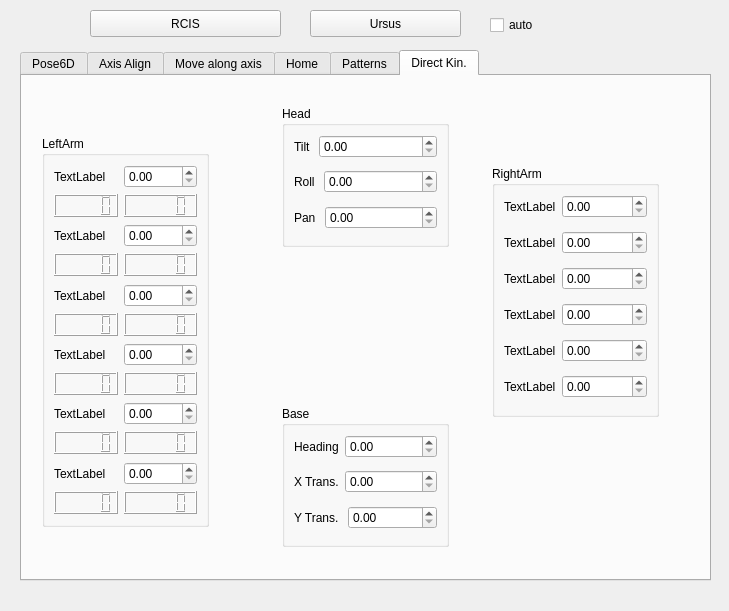
<?xml version="1.0" encoding="UTF-8"?>
<ui version="4.0">
 <class>Form</class>
 <widget class="QWidget" name="Form">
  <property name="geometry">
   <rect>
    <x>0</x>
    <y>0</y>
    <width>729</width>
    <height>611</height>
   </rect>
  </property>
  <property name="windowTitle">
   <string>BIK Tester</string>
  </property>
  <widget class="QTabWidget" name="tabWidget">
   <property name="geometry">
    <rect>
     <x>20</x>
     <y>50</y>
     <width>691</width>
     <height>531</height>
    </rect>
   </property>
   <property name="currentIndex">
    <number>5</number>
   </property>
   <widget class="QWidget" name="pose6d">
    <attribute name="title">
     <string>Pose6D</string>
    </attribute>
    <widget class="QGroupBox" name="groupBox">
     <property name="geometry">
      <rect>
       <x>30</x>
       <y>20</y>
       <width>271</width>
       <height>161</height>
      </rect>
     </property>
     <property name="autoFillBackground">
      <bool>true</bool>
     </property>
     <property name="styleSheet">
      <string notr="true"/>
     </property>
     <property name="title">
      <string>Pose</string>
     </property>
     <property name="flat">
      <bool>true</bool>
     </property>
     <widget class="QLabel" name="label_2">
      <property name="geometry">
       <rect>
        <x>20</x>
        <y>30</y>
        <width>121</width>
        <height>17</height>
       </rect>
      </property>
      <property name="text">
       <string>Traslaciones:</string>
      </property>
     </widget>
     <widget class="QLabel" name="label_3">
      <property name="geometry">
       <rect>
        <x>150</x>
        <y>30</y>
        <width>121</width>
        <height>17</height>
       </rect>
      </property>
      <property name="text">
       <string>Rotaciones:</string>
      </property>
     </widget>
     <widget class="Line" name="line">
      <property name="geometry">
       <rect>
        <x>130</x>
        <y>30</y>
        <width>16</width>
        <height>121</height>
       </rect>
      </property>
      <property name="orientation">
       <enum>Qt::Vertical</enum>
      </property>
     </widget>
     <widget class="QSpinBox" name="poseTx">
      <property name="geometry">
       <rect>
        <x>20</x>
        <y>60</y>
        <width>81</width>
        <height>27</height>
       </rect>
      </property>
      <property name="minimum">
       <number>-5000</number>
      </property>
      <property name="maximum">
       <number>5000</number>
      </property>
     </widget>
     <widget class="QSpinBox" name="poseTy">
      <property name="geometry">
       <rect>
        <x>20</x>
        <y>90</y>
        <width>81</width>
        <height>27</height>
       </rect>
      </property>
      <property name="minimum">
       <number>-5000</number>
      </property>
      <property name="maximum">
       <number>5000</number>
      </property>
      <property name="value">
       <number>1000</number>
      </property>
     </widget>
     <widget class="QSpinBox" name="poseTz">
      <property name="geometry">
       <rect>
        <x>20</x>
        <y>120</y>
        <width>81</width>
        <height>27</height>
       </rect>
      </property>
      <property name="minimum">
       <number>-5000</number>
      </property>
      <property name="maximum">
       <number>5000</number>
      </property>
      <property name="value">
       <number>200</number>
      </property>
     </widget>
     <widget class="QDoubleSpinBox" name="poseRx">
      <property name="geometry">
       <rect>
        <x>150</x>
        <y>60</y>
        <width>81</width>
        <height>27</height>
       </rect>
      </property>
      <property name="minimum">
       <double>-3.150000000000000</double>
      </property>
      <property name="maximum">
       <double>3.150000000000000</double>
      </property>
      <property name="singleStep">
       <double>5.000000000000000</double>
      </property>
     </widget>
     <widget class="QDoubleSpinBox" name="poseRy">
      <property name="geometry">
       <rect>
        <x>150</x>
        <y>90</y>
        <width>81</width>
        <height>27</height>
       </rect>
      </property>
      <property name="minimum">
       <double>-3.150000000000000</double>
      </property>
      <property name="maximum">
       <double>3.150000000000000</double>
      </property>
      <property name="singleStep">
       <double>0.050000000000000</double>
      </property>
      <property name="value">
       <double>-1.500000000000000</double>
      </property>
     </widget>
     <widget class="QDoubleSpinBox" name="poseRz">
      <property name="geometry">
       <rect>
        <x>150</x>
        <y>120</y>
        <width>81</width>
        <height>27</height>
       </rect>
      </property>
      <property name="minimum">
       <double>-3.150000000000000</double>
      </property>
      <property name="maximum">
       <double>3.150000000000000</double>
      </property>
      <property name="singleStep">
       <double>0.050000000000000</double>
      </property>
     </widget>
    </widget>
    <widget class="QGroupBox" name="typeGRoup_3">
     <property name="geometry">
      <rect>
       <x>30</x>
       <y>210</y>
       <width>191</width>
       <height>71</height>
      </rect>
     </property>
     <property name="title">
      <string>Part</string>
     </property>
     <property name="flat">
      <bool>true</bool>
     </property>
     <widget class="QComboBox" name="partBox">
      <property name="geometry">
       <rect>
        <x>20</x>
        <y>30</y>
        <width>161</width>
        <height>31</height>
       </rect>
      </property>
      <item>
       <property name="text">
        <string>LEFTARM</string>
       </property>
      </item>
      <item>
       <property name="text">
        <string>RIGHTARM</string>
       </property>
      </item>
      <item>
       <property name="text">
        <string>HEAD</string>
       </property>
      </item>
     </widget>
    </widget>
    <widget class="QGroupBox" name="MatrizPesosGroup">
     <property name="geometry">
      <rect>
       <x>370</x>
       <y>20</y>
       <width>171</width>
       <height>161</height>
      </rect>
     </property>
     <property name="styleSheet">
      <string notr="true"/>
     </property>
     <property name="title">
      <string>Matriz pesos</string>
     </property>
     <widget class="QCheckBox" name="WTx">
      <property name="geometry">
       <rect>
        <x>10</x>
        <y>60</y>
        <width>61</width>
        <height>22</height>
       </rect>
      </property>
      <property name="text">
       <string>Tx</string>
      </property>
      <property name="checked">
       <bool>true</bool>
      </property>
     </widget>
     <widget class="QCheckBox" name="WTy">
      <property name="geometry">
       <rect>
        <x>10</x>
        <y>90</y>
        <width>61</width>
        <height>22</height>
       </rect>
      </property>
      <property name="text">
       <string>Ty</string>
      </property>
      <property name="checked">
       <bool>true</bool>
      </property>
     </widget>
     <widget class="QCheckBox" name="WTz">
      <property name="geometry">
       <rect>
        <x>10</x>
        <y>120</y>
        <width>61</width>
        <height>22</height>
       </rect>
      </property>
      <property name="text">
       <string>Tz</string>
      </property>
      <property name="checked">
       <bool>true</bool>
      </property>
     </widget>
     <widget class="QCheckBox" name="WRy">
      <property name="geometry">
       <rect>
        <x>90</x>
        <y>90</y>
        <width>61</width>
        <height>22</height>
       </rect>
      </property>
      <property name="text">
       <string>Ry</string>
      </property>
      <property name="checked">
       <bool>true</bool>
      </property>
     </widget>
     <widget class="QCheckBox" name="WRz">
      <property name="geometry">
       <rect>
        <x>90</x>
        <y>120</y>
        <width>61</width>
        <height>22</height>
       </rect>
      </property>
      <property name="text">
       <string>Rz</string>
      </property>
      <property name="checked">
       <bool>true</bool>
      </property>
     </widget>
     <widget class="QCheckBox" name="WRx">
      <property name="geometry">
       <rect>
        <x>90</x>
        <y>60</y>
        <width>61</width>
        <height>22</height>
       </rect>
      </property>
      <property name="text">
       <string>Rx</string>
      </property>
      <property name="checked">
       <bool>true</bool>
      </property>
     </widget>
    </widget>
   </widget>
   <widget class="QWidget" name="axisalign">
    <attribute name="title">
     <string>Axis Align</string>
    </attribute>
    <widget class="QGroupBox" name="groupBox_6">
     <property name="geometry">
      <rect>
       <x>30</x>
       <y>130</y>
       <width>221</width>
       <height>211</height>
      </rect>
     </property>
     <property name="title">
      <string>Tip axis to be aligned</string>
     </property>
     <property name="flat">
      <bool>true</bool>
     </property>
     <layout class="QVBoxLayout" name="verticalLayout_5">
      <item>
       <layout class="QFormLayout" name="formLayout_22">
        <item row="0" column="0">
         <widget class="QLabel" name="label_21">
          <property name="text">
           <string>X (mm)</string>
          </property>
         </widget>
        </item>
        <item row="0" column="1">
         <widget class="QDoubleSpinBox" name="doubleSpinBox_19"/>
        </item>
       </layout>
      </item>
      <item>
       <layout class="QFormLayout" name="formLayout_23">
        <item row="0" column="0">
         <widget class="QLabel" name="label_22">
          <property name="text">
           <string>Y (mm)</string>
          </property>
         </widget>
        </item>
        <item row="0" column="1">
         <widget class="QDoubleSpinBox" name="doubleSpinBox_20"/>
        </item>
       </layout>
      </item>
      <item>
       <layout class="QFormLayout" name="formLayout_24">
        <item row="0" column="0">
         <widget class="QLabel" name="label_23">
          <property name="text">
           <string>Z (mm)</string>
          </property>
         </widget>
        </item>
        <item row="0" column="1">
         <widget class="QDoubleSpinBox" name="doubleSpinBox_21"/>
        </item>
       </layout>
      </item>
      <item>
       <layout class="QFormLayout" name="formLayout_25">
        <item row="0" column="0">
         <widget class="QLabel" name="label_24">
          <property name="text">
           <string>Axis name</string>
          </property>
         </widget>
        </item>
        <item row="0" column="1">
         <widget class="QComboBox" name="comboBox">
          <item>
           <property name="text">
            <string>X</string>
           </property>
          </item>
          <item>
           <property name="text">
            <string>Y</string>
           </property>
          </item>
          <item>
           <property name="text">
            <string>Z</string>
           </property>
          </item>
         </widget>
        </item>
       </layout>
      </item>
     </layout>
    </widget>
    <widget class="QGroupBox" name="typeGRoup_4">
     <property name="geometry">
      <rect>
       <x>30</x>
       <y>30</y>
       <width>191</width>
       <height>71</height>
      </rect>
     </property>
     <property name="title">
      <string>Part</string>
     </property>
     <property name="flat">
      <bool>true</bool>
     </property>
     <widget class="QComboBox" name="partBox_2">
      <property name="geometry">
       <rect>
        <x>20</x>
        <y>30</y>
        <width>161</width>
        <height>31</height>
       </rect>
      </property>
      <item>
       <property name="text">
        <string>LEFTARM</string>
       </property>
      </item>
      <item>
       <property name="text">
        <string>RIGHTARM</string>
       </property>
      </item>
      <item>
       <property name="text">
        <string>HEAD</string>
       </property>
      </item>
     </widget>
    </widget>
   </widget>
   <widget class="QWidget" name="movealongaxis">
    <attribute name="title">
     <string>Move along axis</string>
    </attribute>
    <widget class="QGroupBox" name="typeGRoup_5">
     <property name="geometry">
      <rect>
       <x>30</x>
       <y>30</y>
       <width>191</width>
       <height>71</height>
      </rect>
     </property>
     <property name="title">
      <string>Part</string>
     </property>
     <property name="flat">
      <bool>true</bool>
     </property>
     <widget class="QComboBox" name="partBox_3">
      <property name="geometry">
       <rect>
        <x>20</x>
        <y>30</y>
        <width>161</width>
        <height>31</height>
       </rect>
      </property>
      <item>
       <property name="text">
        <string>LEFTARM</string>
       </property>
      </item>
      <item>
       <property name="text">
        <string>RIGHTARM</string>
       </property>
      </item>
      <item>
       <property name="text">
        <string>HEAD</string>
       </property>
      </item>
     </widget>
    </widget>
    <widget class="QGroupBox" name="groupBox_7">
     <property name="geometry">
      <rect>
       <x>30</x>
       <y>130</y>
       <width>241</width>
       <height>221</height>
      </rect>
     </property>
     <property name="title">
      <string>Tip axis to move along</string>
     </property>
     <property name="flat">
      <bool>true</bool>
     </property>
     <layout class="QVBoxLayout" name="verticalLayout_6">
      <item>
       <layout class="QFormLayout" name="formLayout_26">
        <item row="0" column="0">
         <widget class="QLabel" name="label_25">
          <property name="text">
           <string>X (mm)</string>
          </property>
         </widget>
        </item>
        <item row="0" column="1">
         <widget class="QDoubleSpinBox" name="doubleSpinBox_22"/>
        </item>
       </layout>
      </item>
      <item>
       <layout class="QFormLayout" name="formLayout_27">
        <item row="0" column="0">
         <widget class="QLabel" name="label_26">
          <property name="text">
           <string>Y (mm)</string>
          </property>
         </widget>
        </item>
        <item row="0" column="1">
         <widget class="QDoubleSpinBox" name="doubleSpinBox_23"/>
        </item>
       </layout>
      </item>
      <item>
       <layout class="QFormLayout" name="formLayout_28">
        <item row="0" column="0">
         <widget class="QLabel" name="label_27">
          <property name="text">
           <string>Z (mm)</string>
          </property>
         </widget>
        </item>
        <item row="0" column="1">
         <widget class="QDoubleSpinBox" name="doubleSpinBox_24"/>
        </item>
       </layout>
      </item>
      <item>
       <layout class="QFormLayout" name="formLayout_29">
        <item row="0" column="0">
         <widget class="QLabel" name="label_28">
          <property name="text">
           <string>Distance (mm)</string>
          </property>
         </widget>
        </item>
        <item row="0" column="1">
         <widget class="QDoubleSpinBox" name="doubleSpinBox_25"/>
        </item>
       </layout>
      </item>
     </layout>
    </widget>
   </widget>
   <widget class="QWidget" name="home">
    <attribute name="title">
     <string>Home</string>
    </attribute>
    <widget class="QGroupBox" name="typeGRoup_6">
     <property name="geometry">
      <rect>
       <x>30</x>
       <y>30</y>
       <width>191</width>
       <height>71</height>
      </rect>
     </property>
     <property name="title">
      <string>Part</string>
     </property>
     <property name="flat">
      <bool>true</bool>
     </property>
     <widget class="QComboBox" name="partBox_4">
      <property name="geometry">
       <rect>
        <x>20</x>
        <y>30</y>
        <width>161</width>
        <height>31</height>
       </rect>
      </property>
      <item>
       <property name="text">
        <string>LEFTARM</string>
       </property>
      </item>
      <item>
       <property name="text">
        <string>RIGHTARM</string>
       </property>
      </item>
      <item>
       <property name="text">
        <string>HEAD</string>
       </property>
      </item>
      <item>
       <property name="text">
        <string>All</string>
       </property>
      </item>
     </widget>
    </widget>
    <widget class="QPushButton" name="pushButton">
     <property name="geometry">
      <rect>
       <x>260</x>
       <y>220</y>
       <width>151</width>
       <height>81</height>
      </rect>
     </property>
     <property name="text">
      <string>Home</string>
     </property>
    </widget>
   </widget>
   <widget class="QWidget" name="waiter">
    <attribute name="title">
     <string>Patterns</string>
    </attribute>
    <widget class="QPushButton" name="camareroZurdobutton">
     <property name="geometry">
      <rect>
       <x>20</x>
       <y>20</y>
       <width>151</width>
       <height>27</height>
      </rect>
     </property>
     <property name="text">
      <string>Camarero Zurdo</string>
     </property>
    </widget>
    <widget class="QPushButton" name="camareroDiestroButton">
     <property name="geometry">
      <rect>
       <x>20</x>
       <y>50</y>
       <width>151</width>
       <height>27</height>
      </rect>
     </property>
     <property name="text">
      <string>Camarero Diestro</string>
     </property>
    </widget>
    <widget class="QPushButton" name="camareroDosManosButton">
     <property name="geometry">
      <rect>
       <x>20</x>
       <y>80</y>
       <width>151</width>
       <height>27</height>
      </rect>
     </property>
     <property name="text">
      <string>Camarero Dos manos</string>
     </property>
    </widget>
   </widget>
   <widget class="QWidget" name="tab">
    <attribute name="title">
     <string>Direct Kin.</string>
    </attribute>
    <widget class="QGroupBox" name="groupBox_2">
     <property name="geometry">
      <rect>
       <x>20</x>
       <y>60</y>
       <width>167</width>
       <height>391</height>
      </rect>
     </property>
     <property name="title">
      <string>LeftArm</string>
     </property>
     <property name="flat">
      <bool>true</bool>
     </property>
     <layout class="QVBoxLayout" name="verticalLayout">
      <item>
       <layout class="QFormLayout" name="formLayout">
        <property name="fieldGrowthPolicy">
         <enum>QFormLayout::AllNonFixedFieldsGrow</enum>
        </property>
        <item row="0" column="0">
         <widget class="QLabel" name="label">
          <property name="text">
           <string>TextLabel</string>
          </property>
         </widget>
        </item>
        <item row="0" column="1">
         <widget class="QDoubleSpinBox" name="doubleSpinBox"/>
        </item>
        <item row="1" column="0">
         <widget class="QLCDNumber" name="lcdNumber"/>
        </item>
        <item row="1" column="1">
         <widget class="QLCDNumber" name="lcdNumber_2"/>
        </item>
       </layout>
      </item>
      <item>
       <layout class="QFormLayout" name="formLayout_5">
        <property name="fieldGrowthPolicy">
         <enum>QFormLayout::AllNonFixedFieldsGrow</enum>
        </property>
        <item row="0" column="0">
         <widget class="QLabel" name="label_4">
          <property name="text">
           <string>TextLabel</string>
          </property>
         </widget>
        </item>
        <item row="0" column="1">
         <widget class="QDoubleSpinBox" name="doubleSpinBox_2"/>
        </item>
        <item row="1" column="0">
         <widget class="QLCDNumber" name="lcdNumber_3"/>
        </item>
        <item row="1" column="1">
         <widget class="QLCDNumber" name="lcdNumber_4"/>
        </item>
       </layout>
      </item>
      <item>
       <layout class="QFormLayout" name="formLayout_6">
        <property name="fieldGrowthPolicy">
         <enum>QFormLayout::AllNonFixedFieldsGrow</enum>
        </property>
        <item row="0" column="0">
         <widget class="QLabel" name="label_5">
          <property name="text">
           <string>TextLabel</string>
          </property>
         </widget>
        </item>
        <item row="0" column="1">
         <widget class="QDoubleSpinBox" name="doubleSpinBox_3"/>
        </item>
        <item row="1" column="0">
         <widget class="QLCDNumber" name="lcdNumber_5"/>
        </item>
        <item row="1" column="1">
         <widget class="QLCDNumber" name="lcdNumber_6"/>
        </item>
       </layout>
      </item>
      <item>
       <layout class="QFormLayout" name="formLayout_7">
        <property name="fieldGrowthPolicy">
         <enum>QFormLayout::AllNonFixedFieldsGrow</enum>
        </property>
        <item row="0" column="0">
         <widget class="QLabel" name="label_6">
          <property name="text">
           <string>TextLabel</string>
          </property>
         </widget>
        </item>
        <item row="0" column="1">
         <widget class="QDoubleSpinBox" name="doubleSpinBox_4"/>
        </item>
        <item row="1" column="0">
         <widget class="QLCDNumber" name="lcdNumber_7"/>
        </item>
        <item row="1" column="1">
         <widget class="QLCDNumber" name="lcdNumber_8"/>
        </item>
       </layout>
      </item>
      <item>
       <layout class="QFormLayout" name="formLayout_8">
        <property name="fieldGrowthPolicy">
         <enum>QFormLayout::AllNonFixedFieldsGrow</enum>
        </property>
        <item row="0" column="0">
         <widget class="QLabel" name="label_7">
          <property name="text">
           <string>TextLabel</string>
          </property>
         </widget>
        </item>
        <item row="0" column="1">
         <widget class="QDoubleSpinBox" name="doubleSpinBox_5"/>
        </item>
        <item row="1" column="0">
         <widget class="QLCDNumber" name="lcdNumber_9"/>
        </item>
        <item row="1" column="1">
         <widget class="QLCDNumber" name="lcdNumber_10"/>
        </item>
       </layout>
      </item>
      <item>
       <layout class="QFormLayout" name="formLayout_9">
        <property name="fieldGrowthPolicy">
         <enum>QFormLayout::AllNonFixedFieldsGrow</enum>
        </property>
        <item row="0" column="0">
         <widget class="QLabel" name="label_8">
          <property name="text">
           <string>TextLabel</string>
          </property>
         </widget>
        </item>
        <item row="0" column="1">
         <widget class="QDoubleSpinBox" name="doubleSpinBox_6"/>
        </item>
        <item row="1" column="0">
         <widget class="QLCDNumber" name="lcdNumber_11"/>
        </item>
        <item row="1" column="1">
         <widget class="QLCDNumber" name="lcdNumber_12"/>
        </item>
       </layout>
      </item>
     </layout>
    </widget>
    <widget class="QGroupBox" name="groupBox_3">
     <property name="geometry">
      <rect>
       <x>470</x>
       <y>90</y>
       <width>167</width>
       <height>251</height>
      </rect>
     </property>
     <property name="title">
      <string>RightArm</string>
     </property>
     <property name="flat">
      <bool>true</bool>
     </property>
     <layout class="QVBoxLayout" name="verticalLayout_2">
      <item>
       <layout class="QFormLayout" name="formLayout_10">
        <property name="fieldGrowthPolicy">
         <enum>QFormLayout::AllNonFixedFieldsGrow</enum>
        </property>
        <item row="0" column="0">
         <widget class="QLabel" name="label_9">
          <property name="text">
           <string>TextLabel</string>
          </property>
         </widget>
        </item>
        <item row="0" column="1">
         <widget class="QDoubleSpinBox" name="doubleSpinBox_7"/>
        </item>
       </layout>
      </item>
      <item>
       <layout class="QFormLayout" name="formLayout_11">
        <property name="fieldGrowthPolicy">
         <enum>QFormLayout::AllNonFixedFieldsGrow</enum>
        </property>
        <item row="0" column="0">
         <widget class="QLabel" name="label_10">
          <property name="text">
           <string>TextLabel</string>
          </property>
         </widget>
        </item>
        <item row="0" column="1">
         <widget class="QDoubleSpinBox" name="doubleSpinBox_8"/>
        </item>
       </layout>
      </item>
      <item>
       <layout class="QFormLayout" name="formLayout_12">
        <property name="fieldGrowthPolicy">
         <enum>QFormLayout::AllNonFixedFieldsGrow</enum>
        </property>
        <item row="0" column="0">
         <widget class="QLabel" name="label_11">
          <property name="text">
           <string>TextLabel</string>
          </property>
         </widget>
        </item>
        <item row="0" column="1">
         <widget class="QDoubleSpinBox" name="doubleSpinBox_9"/>
        </item>
       </layout>
      </item>
      <item>
       <layout class="QFormLayout" name="formLayout_13">
        <property name="fieldGrowthPolicy">
         <enum>QFormLayout::AllNonFixedFieldsGrow</enum>
        </property>
        <item row="0" column="0">
         <widget class="QLabel" name="label_12">
          <property name="text">
           <string>TextLabel</string>
          </property>
         </widget>
        </item>
        <item row="0" column="1">
         <widget class="QDoubleSpinBox" name="doubleSpinBox_10"/>
        </item>
       </layout>
      </item>
      <item>
       <layout class="QFormLayout" name="formLayout_14">
        <property name="fieldGrowthPolicy">
         <enum>QFormLayout::AllNonFixedFieldsGrow</enum>
        </property>
        <item row="0" column="0">
         <widget class="QLabel" name="label_13">
          <property name="text">
           <string>TextLabel</string>
          </property>
         </widget>
        </item>
        <item row="0" column="1">
         <widget class="QDoubleSpinBox" name="doubleSpinBox_11"/>
        </item>
       </layout>
      </item>
      <item>
       <layout class="QFormLayout" name="formLayout_15">
        <property name="fieldGrowthPolicy">
         <enum>QFormLayout::AllNonFixedFieldsGrow</enum>
        </property>
        <item row="0" column="0">
         <widget class="QLabel" name="label_14">
          <property name="text">
           <string>TextLabel</string>
          </property>
         </widget>
        </item>
        <item row="0" column="1">
         <widget class="QDoubleSpinBox" name="doubleSpinBox_12"/>
        </item>
       </layout>
      </item>
     </layout>
    </widget>
    <widget class="QGroupBox" name="groupBox_4">
     <property name="geometry">
      <rect>
       <x>260</x>
       <y>30</y>
       <width>167</width>
       <height>141</height>
      </rect>
     </property>
     <property name="title">
      <string>Head</string>
     </property>
     <property name="flat">
      <bool>true</bool>
     </property>
     <layout class="QVBoxLayout" name="verticalLayout_3">
      <item>
       <layout class="QFormLayout" name="formLayout_16">
        <property name="fieldGrowthPolicy">
         <enum>QFormLayout::AllNonFixedFieldsGrow</enum>
        </property>
        <item row="0" column="0">
         <widget class="QLabel" name="label_15">
          <property name="text">
           <string>Tilt </string>
          </property>
         </widget>
        </item>
        <item row="0" column="1">
         <widget class="QDoubleSpinBox" name="doubleSpinBox_13"/>
        </item>
       </layout>
      </item>
      <item>
       <layout class="QFormLayout" name="formLayout_17">
        <property name="fieldGrowthPolicy">
         <enum>QFormLayout::AllNonFixedFieldsGrow</enum>
        </property>
        <item row="0" column="0">
         <widget class="QLabel" name="label_16">
          <property name="text">
           <string>Roll </string>
          </property>
         </widget>
        </item>
        <item row="0" column="1">
         <widget class="QDoubleSpinBox" name="doubleSpinBox_14"/>
        </item>
       </layout>
      </item>
      <item>
       <layout class="QFormLayout" name="formLayout_18">
        <property name="fieldGrowthPolicy">
         <enum>QFormLayout::AllNonFixedFieldsGrow</enum>
        </property>
        <item row="0" column="0">
         <widget class="QLabel" name="label_17">
          <property name="text">
           <string>Pan </string>
          </property>
         </widget>
        </item>
        <item row="0" column="1">
         <widget class="QDoubleSpinBox" name="doubleSpinBox_15"/>
        </item>
       </layout>
      </item>
     </layout>
    </widget>
    <widget class="QGroupBox" name="groupBox_5">
     <property name="geometry">
      <rect>
       <x>260</x>
       <y>330</y>
       <width>167</width>
       <height>141</height>
      </rect>
     </property>
     <property name="title">
      <string>Base</string>
     </property>
     <property name="flat">
      <bool>true</bool>
     </property>
     <layout class="QVBoxLayout" name="verticalLayout_4">
      <item>
       <layout class="QFormLayout" name="formLayout_19">
        <property name="fieldGrowthPolicy">
         <enum>QFormLayout::AllNonFixedFieldsGrow</enum>
        </property>
        <item row="0" column="0">
         <widget class="QLabel" name="label_18">
          <property name="text">
           <string>Heading</string>
          </property>
         </widget>
        </item>
        <item row="0" column="1">
         <widget class="QDoubleSpinBox" name="doubleSpinBox_16"/>
        </item>
       </layout>
      </item>
      <item>
       <layout class="QFormLayout" name="formLayout_20">
        <property name="fieldGrowthPolicy">
         <enum>QFormLayout::AllNonFixedFieldsGrow</enum>
        </property>
        <item row="0" column="0">
         <widget class="QLabel" name="label_19">
          <property name="text">
           <string>X Trans.</string>
          </property>
         </widget>
        </item>
        <item row="0" column="1">
         <widget class="QDoubleSpinBox" name="doubleSpinBox_17"/>
        </item>
       </layout>
      </item>
      <item>
       <layout class="QFormLayout" name="formLayout_21">
        <property name="fieldGrowthPolicy">
         <enum>QFormLayout::AllNonFixedFieldsGrow</enum>
        </property>
        <item row="0" column="0">
         <widget class="QLabel" name="label_20">
          <property name="text">
           <string>Y Trans. </string>
          </property>
         </widget>
        </item>
        <item row="0" column="1">
         <widget class="QDoubleSpinBox" name="doubleSpinBox_18"/>
        </item>
       </layout>
      </item>
     </layout>
    </widget>
   </widget>
  </widget>
  <widget class="QPushButton" name="ejecutarButton">
   <property name="geometry">
    <rect>
     <x>90</x>
     <y>10</y>
     <width>191</width>
     <height>27</height>
    </rect>
   </property>
   <property name="text">
    <string>RCIS</string>
   </property>
  </widget>
  <widget class="QPushButton" name="ejecutarButton_2">
   <property name="geometry">
    <rect>
     <x>310</x>
     <y>10</y>
     <width>151</width>
     <height>27</height>
    </rect>
   </property>
   <property name="text">
    <string>Ursus</string>
   </property>
  </widget>
  <widget class="QCheckBox" name="checkBox">
   <property name="geometry">
    <rect>
     <x>490</x>
     <y>14</y>
     <width>97</width>
     <height>22</height>
    </rect>
   </property>
   <property name="text">
    <string>auto</string>
   </property>
  </widget>
  <widget class="QWidget" name="">
   <property name="geometry">
    <rect>
     <x>0</x>
     <y>0</y>
     <width>2</width>
     <height>2</height>
    </rect>
   </property>
   <layout class="QFormLayout" name="formLayout_2"/>
  </widget>
  <widget class="QWidget" name="">
   <property name="geometry">
    <rect>
     <x>0</x>
     <y>0</y>
     <width>2</width>
     <height>2</height>
    </rect>
   </property>
   <layout class="QFormLayout" name="formLayout_3"/>
  </widget>
  <widget class="QWidget" name="">
   <property name="geometry">
    <rect>
     <x>0</x>
     <y>0</y>
     <width>2</width>
     <height>2</height>
    </rect>
   </property>
   <layout class="QFormLayout" name="formLayout_4"/>
  </widget>
 </widget>
 <resources/>
 <connections/>
</ui>
